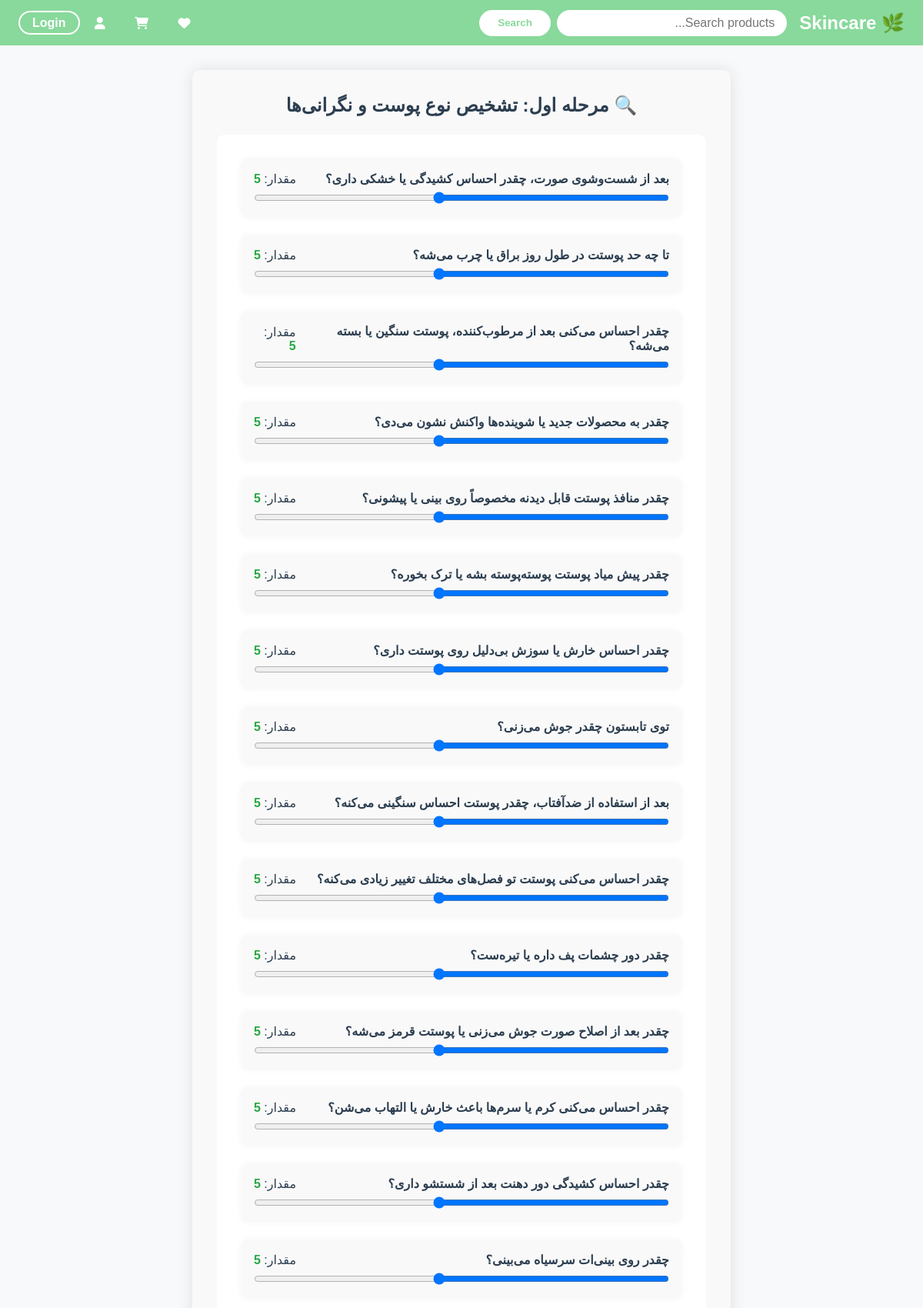
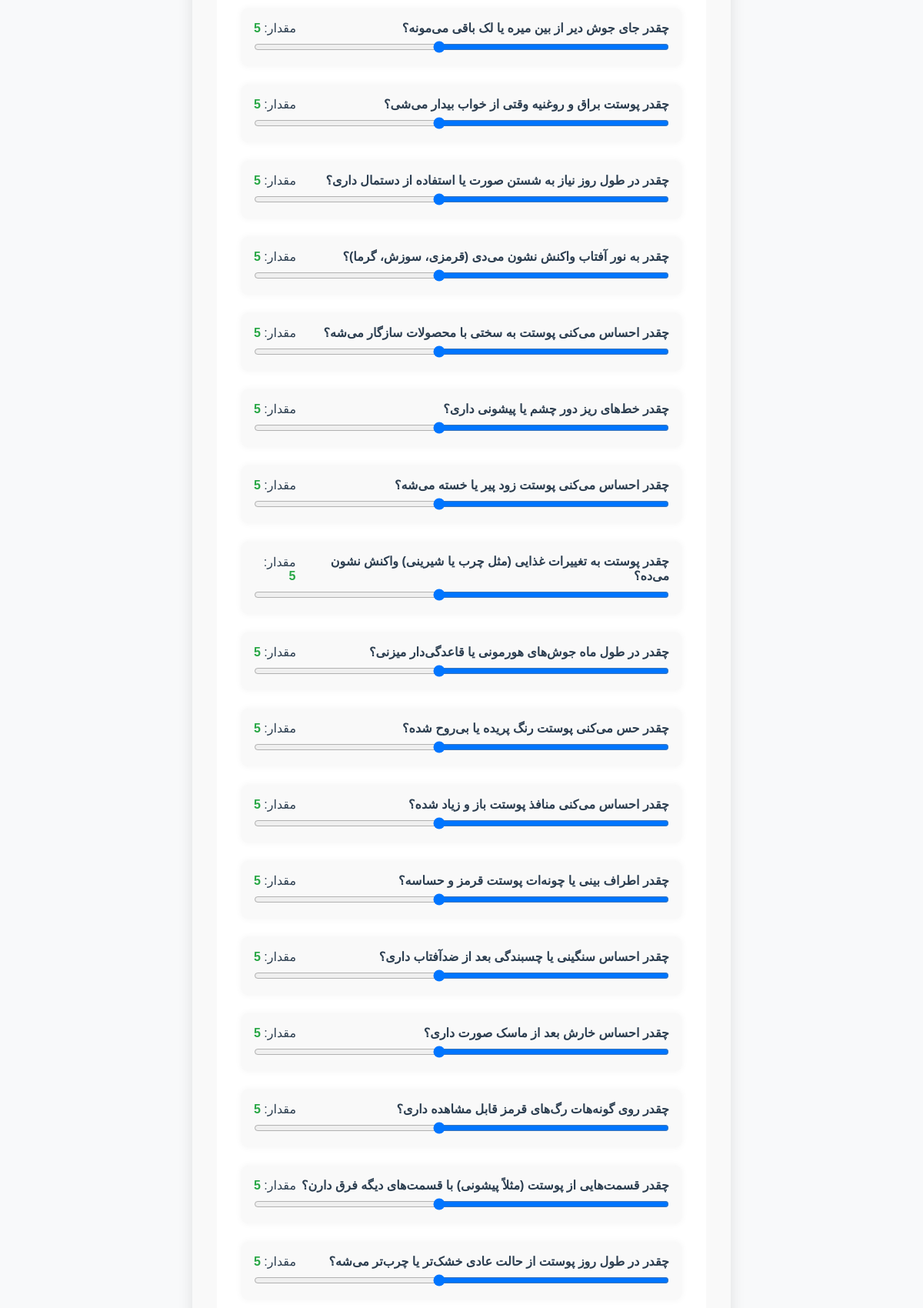
The page /quiz/get_quiz/ (upper part) on the database its author committed (2 pictures, top to bottom).
### quiz/models.py (models this page shows)
class question(models.Model):
    text=models.TextField()

### quiz/views.py (the view)
# urls.py: path('get_quiz/',get_quiz,name='get_quiz'),
def get_quiz(request):
    score={}
    top_concerns=[]
    sk_tp_sc=0
    sk_tp=None
    qstn=question.objects.all()
    if request.method=='POST':
        form=ScaleQuizForm(request.POST, questions=qstn)
        if form.is_valid():
            for q in qstn:
                v=form.cleaned_data.get(f'question_{q.id}', 0)
                for e in weights[q.id]:
                    if e in score:
                        score[e]+=v*weights[q.id][e]
                    else:
                        score[e]=v*weights[q.id][e]
            for c in concerns:
                if (f'{c.name.lower()}' in score) and score[f'{c.name.lower()}']>6:
                    top_concerns.append(c)
            for s in skin_types:
                if (f'{s.name.lower()}' in score) and score[f'{s.name.lower()}']>sk_tp_sc:
                    sk_tp_sc=score[f'{s}']
                    sk_tp=s
            quiz=quiz_results.objects.create(
                user=request.user,
                skin_type=sk_tp
            )
            quiz.concerns.add(*top_concerns)
            quiz.save()
            request.session['quiz_id']=str(quiz.quiz_id)
            return render(request,'quiz/result.html', {
                'result':{
                    'skin_type':sk_tp,
                    'concerns':top_concerns,
                    'routine':{}
                }
            })
    else:
        form=ScaleQuizForm(questions=qstn)
    return render(request,'quiz/quiz.html',{'form':form})

### quiz/forms.py
class ScaleQuizForm(forms.Form):
    def __init__(self,*args,**kwargs):
        qstns=kwargs.pop('questions')
        super().__init__(*args, **kwargs)
        for q in qstns:
            self.fields[f"question_{q.id}"]=forms.IntegerField(label=q.text,min_value=1,max_value=10,widget=forms.NumberInput(attrs={'type':'range','step': '1'}))

### quiz/templates/quiz/quiz.html (shortened to what this page needs)
{% extends 'base.html' %}
{% load static %}
{% block content %}
<link rel="stylesheet" href="https://cdnjs.cloudflare.com/ajax/libs/font-awesome/6.0.0-beta3/css/all.min.css">
<div class="quiz-container" style="max-width: 700px; margin: auto; padding: 2rem; font-family: 'Arial', sans-serif; background-color: #f9f9f9; border-radius: 10px; box-shadow: 0 0 20px rgba(0, 0, 0, 0.1);">
  <h2 style="text-align: center; margin-bottom: 1.5rem; color: #2c3e50; font-family: 'Arial', sans-serif;">🔍 مرحله اول: تشخیص نوع پوست و نگرانی‌ها</h2>
  <form method="post" action="{% url 'get_quiz' %}" style="background-color: white; padding: 2rem; border-radius: 10px;">
    {% for field in form %}
      <div style="margin-bottom: 1.5rem; padding: 1rem; background-color: #f9f9f9; border-radius: 8px; box-shadow: 0 0 10px rgba(0, 0, 0, 0.05);">
        <div style="display: flex; justify-content: space-between; align-items: center;">
          <label style="font-weight: bold; color: #2c3e50;">{{ field.label }}</label>
          <span style="color: #2c3e50;">مقدار: <span id="val{{ forloop.counter }}" style="font-weight: bold; color: #28a745;">{{ field.value|default:5 }}</span></span>
        </div>
        {{ field }}
      </div>
    {% endfor %}
  </form>
</div>
{% endblock %}

### templates/base.html (style rules this page uses)
* { box-sizing: border-box; margin: 0; padding: 0; }
body { font-family: Arial, sans-serif; background: #f8f9fa; min-height: 100vh; display: flex; flex-direction: column; }

### quiz/templates/quiz/quiz.html (style rules this page uses)
input[type="range"] { width: 100%; height: 10px; background: #d3d3d3; border-radius: 5px; margin-top: 10px; }

### rows shown on the page
question: label "بعد از شست‌وشوی صورت، چقدر احساس کشیدگی یا خشکی داری؟"
question: label "تا چه حد پوستت در طول روز براق یا چرب می‌شه؟"
question: label "چقدر احساس می‌کنی بعد از مرطوب‌کننده، پوستت سنگین یا بسته می‌شه؟"
question: label "چقدر به محصولات جدید یا شوینده‌ها واکنش نشون می‌دی؟"
question: label "چقدر منافذ پوستت قابل دیدنه مخصوصاً روی بینی یا پیشونی؟"
question: label "چقدر پیش میاد پوستت پوسته‌پوسته بشه یا ترک بخوره؟"
question: label "چقدر احساس خارش یا سوزش بی‌دلیل روی پوستت داری؟"
question: label "توی تابستون چقدر جوش می‌زنی؟"
question: label "بعد از استفاده از ضدآفتاب، چقدر پوستت احساس سنگینی می‌کنه؟"
question: label "چقدر احساس می‌کنی پوستت تو فصل‌های مختلف تغییر زیادی می‌کنه؟"
question: label "چقدر دور چشمات پف داره یا تیره‌ست؟"
question: label "چقدر بعد از اصلاح صورت جوش می‌زنی یا پوستت قرمز می‌شه؟"
question: label "چقدر احساس می‌کنی کرم یا سرم‌ها باعث خارش یا التهاب می‌شن؟"
question: label "چقدر احساس کشیدگی دور دهنت بعد از شستشو داری؟"
question: label "چقدر روی بینی‌ات سرسیاه می‌بینی؟"
question: label "چقدر جای جوش دیر از بین میره یا لک باقی می‌مونه؟"
question: label "چقدر پوستت براق و روغنیه وقتی از خواب بیدار می‌شی؟"
question: label "چقدر در طول روز نیاز به شستن صورت یا استفاده از دستمال داری؟"
question: label "چقدر به نور آفتاب واکنش نشون می‌دی (قرمزی، سوزش، گرما)؟"
question: label "چقدر احساس می‌کنی پوستت به سختی با محصولات سازگار می‌شه؟"
question: label "چقدر خط‌های ریز دور چشم یا پیشونی داری؟"
question: label "چقدر احساس می‌کنی پوستت زود پیر یا خسته می‌شه؟"
question: label "چقدر پوستت به تغییرات غذایی (مثل چرب یا شیرینی) واکنش نشون می‌ده؟"
question: label "چقدر در طول ماه جوش‌های هورمونی یا قاعدگی‌دار میزنی؟"
question: label "چقدر حس می‌کنی پوستت رنگ پریده یا بی‌روح شده؟"
question: label "چقدر احساس می‌کنی منافذ پوستت باز و زیاد شده؟"
question: label "چقدر اطراف بینی یا چونه‌ات پوستت قرمز و حساسه؟"
question: label "چقدر احساس سنگینی یا چسبندگی بعد از ضدآفتاب داری؟"
question: label "چقدر احساس خارش بعد از ماسک صورت داری؟"
question: label "چقدر روی گونه‌هات رگ‌های قرمز قابل مشاهده داری؟"
question: label "چقدر قسمت‌هایی از پوستت (مثلاً پیشونی) با قسمت‌های دیگه فرق دارن؟"
question: label "چقدر در طول روز پوستت از حالت عادی خشک‌تر یا چرب‌تر می‌شه؟"

### other values the page prints
{{ field.value|default:5 }} "5" "5" "5" "5" "5" "5" "5" "5" "5" "5" "5" "5" "5" "5" "5" "5" "5" "5" "5" "5" "5" "5" "5" "5" "5" "5" "5" "5" "5" "5" "5" "5"
